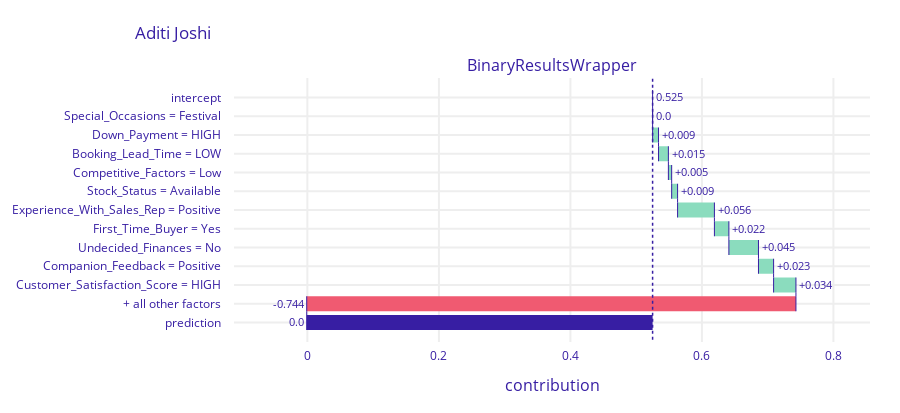
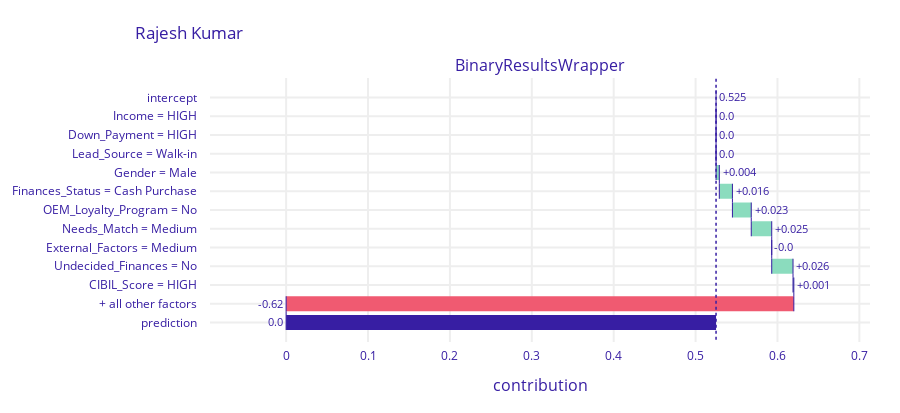
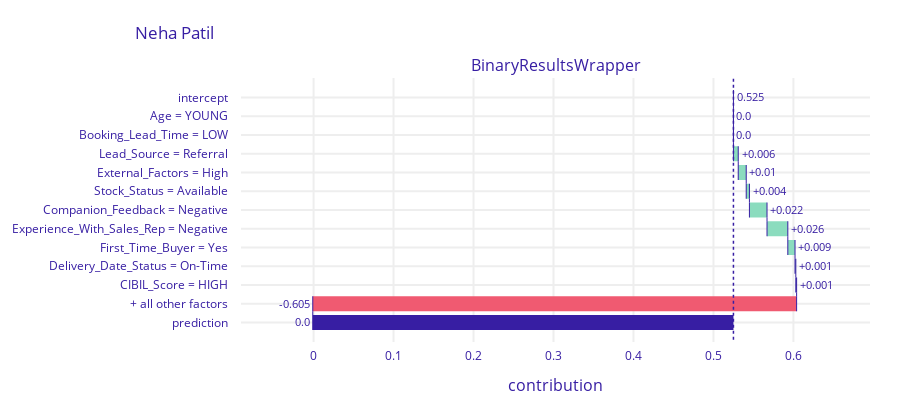
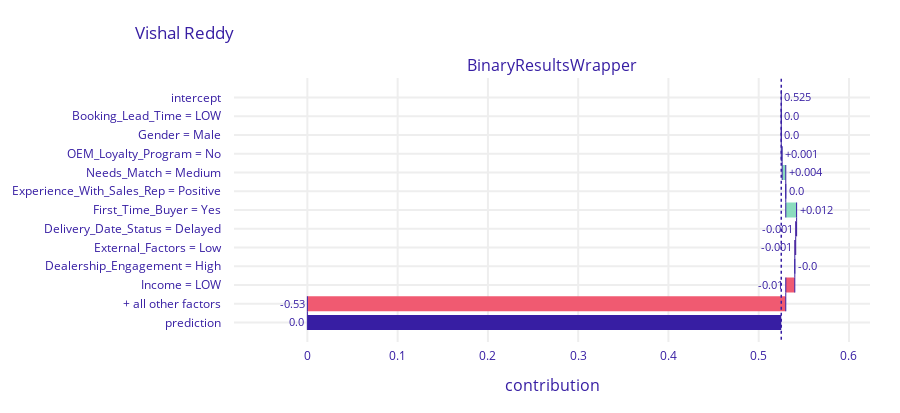

Notebook source saved alongside these figures, in order:
### Code cell
import dalex as dx

X= new_df.drop('bciindex', axis=1)
y = new_df['bciindex']
df_index = pd.read_excel('BCI backup.xlsx', sheet_name='Dummy leads')
exp = dx.Explainer(fitted_model, X, y)

for i in range(len(X)):
    # Get feature importance
    breakdown = exp.predict_parts(X.iloc[i], type='break_down', label=X.index[0])
    breakdown.plot(title=df_index.iloc[i]['Customer name'])
# sh_mary = exp.predict_parts(X.iloc[1], type='shap', B=10, label=X.index[0])

### Figure 1 — Plotly figure (JSON) as saved in the notebook; plotly's stock layout.template omitted (floating-point values rounded to 4 significant figures)
{"data": [{"base": 0.525, "connector": {"line": {"color": "#371ea3", "dash": "solid", "width": 1}, "mode": "spanning"}, "decreasing": {"marker": {"color": "#f05a71"}}, "hoverinfo": "text+delta", "hoverlabel": {"bgcolor": "rgba(0,0,0,0.8)"}, "hovertext": ["Average response: 0.525<br>Prediction: 0.0", "Special_Occasions = Festival<br>decreases average response by", "Down_Payment = HIGH<br>increases average response by", "Booking_Lead_Time = LOW<br>increases average response by", "Competitive_Factors = Low<br>increases average response by", "Stock_Status = Available<br>increases average response by", "Experience_With_Sales_Rep = Positive<br>increases average response by", "First_Time_Buyer = Yes<br>increases average response by", "Undecided_Finances = No<br>increases average response by", "Companion_Feedback = Positive<br>increases average response by", "Customer_Satisfaction_Score = HIGH<br>increases average response by", "+ all other factors<br>decreases average response by", "Average response: 0.525<br>Prediction: 0.0"], "increasing": {"marker": {"color": "#8bdcbe"}}, "measure": ["relative", "relative", "relative", "relative", "relative", "relative", "relative", "relative", "relative", "relative", "relative", "relative", "total"], "orientation": "h", "showlegend": false, "text": ["0.525", "0.0", "+0.009", "+0.015", "+0.005", "+0.009", "+0.056", "+0.022", "+0.045", "+0.023", "+0.034", "-0.744", "0.0"], "textposition": "outside", "totals": {"marker": {"color": "#371ea3"}}, "type": "waterfall", "x": [0, 0, 0.009, 0.015, 0.005, 0.009, 0.056, 0.022, 0.045, 0.023, 0.034, -0.744, -0.525], "xaxis": "x", "y": ["intercept", "Special_Occasions = Festival", "Down_Payment = HIGH", "Booking_Lead_Time = LOW", "Competitive_Factors = Low", "Stock_Status = Available", "Experience_With_Sales_Rep = Positive", "First_Time_Buyer = Yes", "Undecided_Finances = No", "Companion_Feedback = Positive", "Customer_Satisfaction_Score = HIGH", "+ all other factors", "prediction"], "yaxis": "y"}], "layout": {"annotations": [{"font": {"size": 16}, "showarrow": false, "text": "BinaryResultsWrapper", "x": 0.5, "xanchor": "center", "xref": "paper", "y": 1, "yanchor": "bottom", "yref": "paper"}, {"font": {"size": 16}, "showarrow": false, "text": "contribution", "x": 0.5, "xanchor": "center", "xref": "paper", "y": 0, "yanchor": "top", "yref": "paper", "yshift": -30}], "font": {"color": "#371ea3"}, "height": 413, "margin": {"b": 71, "r": 30, "t": 78}, "shapes": [{"line": {"color": "#371ea3", "dash": "dot", "width": 1.5}, "type": "line", "x0": 0.525, "x1": 0.525, "xref": "x", "y0": -1, "y1": 13, "yref": "y"}], "title": {"text": "Aditi Joshi", "x": 0.15}, "xaxis": {"anchor": "y", "automargin": true, "domain": [0, 1], "fixedrange": true, "gridwidth": 2, "range": [-0.1116, 0.8556], "tickcolor": "white", "ticklen": 3, "ticks": "outside", "type": "linear", "zeroline": false}, "yaxis": {"anchor": "x", "automargin": true, "autorange": "reversed", "domain": [0, 1], "fixedrange": true, "gridwidth": 2, "tickcolor": "white", "ticklen": 10, "ticks": "outside", "type": "category"}}}

### Figure 2 — Plotly figure (JSON) as saved in the notebook; plotly's stock layout.template omitted (floating-point values rounded to 4 significant figures)
{"data": [{"base": 0.525, "connector": {"line": {"color": "#371ea3", "dash": "solid", "width": 1}, "mode": "spanning"}, "decreasing": {"marker": {"color": "#f05a71"}}, "hoverinfo": "text+delta", "hoverlabel": {"bgcolor": "rgba(0,0,0,0.8)"}, "hovertext": ["Average response: 0.525<br>Prediction: 0.0", "Income = HIGH<br>decreases average response by", "Down_Payment = HIGH<br>decreases average response by", "Lead_Source = Walk-in<br>decreases average response by", "Gender = Male<br>increases average response by", "Finances_Status = Cash Purchase<br>increases average response by", "OEM_Loyalty_Program = No<br>increases average response by", "Needs_Match = Medium<br>increases average response by", "External_Factors = Medium<br>decreases average response by", "Undecided_Finances = No<br>increases average response by", "CIBIL_Score = HIGH<br>increases average response by", "+ all other factors<br>decreases average response by", "Average response: 0.525<br>Prediction: 0.0"], "increasing": {"marker": {"color": "#8bdcbe"}}, "measure": ["relative", "relative", "relative", "relative", "relative", "relative", "relative", "relative", "relative", "relative", "relative", "relative", "total"], "orientation": "h", "showlegend": false, "text": ["0.525", "0.0", "0.0", "0.0", "+0.004", "+0.016", "+0.023", "+0.025", "-0.0", "+0.026", "+0.001", "-0.62", "0.0"], "textposition": "outside", "totals": {"marker": {"color": "#371ea3"}}, "type": "waterfall", "x": [0, 0, 0, 0, 0.004, 0.016, 0.023, 0.025, 0, 0.026, 0.001, -0.62, -0.525], "xaxis": "x", "y": ["intercept", "Income = HIGH", "Down_Payment = HIGH", "Lead_Source = Walk-in", "Gender = Male", "Finances_Status = Cash Purchase", "OEM_Loyalty_Program = No", "Needs_Match = Medium", "External_Factors = Medium", "Undecided_Finances = No", "CIBIL_Score = HIGH", "+ all other factors", "prediction"], "yaxis": "y"}], "layout": {"annotations": [{"font": {"size": 16}, "showarrow": false, "text": "BinaryResultsWrapper", "x": 0.5, "xanchor": "center", "xref": "paper", "y": 1, "yanchor": "bottom", "yref": "paper"}, {"font": {"size": 16}, "showarrow": false, "text": "contribution", "x": 0.5, "xanchor": "center", "xref": "paper", "y": 0, "yanchor": "top", "yref": "paper", "yshift": -30}], "font": {"color": "#371ea3"}, "height": 413, "margin": {"b": 71, "r": 30, "t": 78}, "shapes": [{"line": {"color": "#371ea3", "dash": "dot", "width": 1.5}, "type": "line", "x0": 0.525, "x1": 0.525, "xref": "x", "y0": -1, "y1": 13, "yref": "y"}], "title": {"text": "Rajesh Kumar", "x": 0.15}, "xaxis": {"anchor": "y", "automargin": true, "domain": [0, 1], "fixedrange": true, "gridwidth": 2, "range": [-0.093, 0.713], "tickcolor": "white", "ticklen": 3, "ticks": "outside", "type": "linear", "zeroline": false}, "yaxis": {"anchor": "x", "automargin": true, "autorange": "reversed", "domain": [0, 1], "fixedrange": true, "gridwidth": 2, "tickcolor": "white", "ticklen": 10, "ticks": "outside", "type": "category"}}}

### Figure 3 — Plotly figure (JSON) as saved in the notebook; plotly's stock layout.template omitted (floating-point values rounded to 4 significant figures)
{"data": [{"base": 0.525, "connector": {"line": {"color": "#371ea3", "dash": "solid", "width": 1}, "mode": "spanning"}, "decreasing": {"marker": {"color": "#f05a71"}}, "hoverinfo": "text+delta", "hoverlabel": {"bgcolor": "rgba(0,0,0,0.8)"}, "hovertext": ["Average response: 0.525<br>Prediction: 0.0", "Age = YOUNG<br>decreases average response by", "Booking_Lead_Time = LOW<br>decreases average response by", "Lead_Source = Referral<br>increases average response by", "External_Factors = High<br>increases average response by", "Stock_Status = Available<br>increases average response by", "Companion_Feedback = Negative<br>increases average response by", "Experience_With_Sales_Rep = Negative<br>increases average response by", "First_Time_Buyer = Yes<br>increases average response by", "Delivery_Date_Status = On-Time<br>increases average response by", "CIBIL_Score = HIGH<br>increases average response by", "+ all other factors<br>decreases average response by", "Average response: 0.525<br>Prediction: 0.0"], "increasing": {"marker": {"color": "#8bdcbe"}}, "measure": ["relative", "relative", "relative", "relative", "relative", "relative", "relative", "relative", "relative", "relative", "relative", "relative", "total"], "orientation": "h", "showlegend": false, "text": ["0.525", "0.0", "0.0", "+0.006", "+0.01", "+0.004", "+0.022", "+0.026", "+0.009", "+0.001", "+0.001", "-0.605", "0.0"], "textposition": "outside", "totals": {"marker": {"color": "#371ea3"}}, "type": "waterfall", "x": [0, 0, 0, 0.006, 0.01, 0.004, 0.022, 0.026, 0.009, 0.001, 0.001, -0.605, -0.525], "xaxis": "x", "y": ["intercept", "Age = YOUNG", "Booking_Lead_Time = LOW", "Lead_Source = Referral", "External_Factors = High", "Stock_Status = Available", "Companion_Feedback = Negative", "Experience_With_Sales_Rep = Negative", "First_Time_Buyer = Yes", "Delivery_Date_Status = On-Time", "CIBIL_Score = HIGH", "+ all other factors", "prediction"], "yaxis": "y"}], "layout": {"annotations": [{"font": {"size": 16}, "showarrow": false, "text": "BinaryResultsWrapper", "x": 0.5, "xanchor": "center", "xref": "paper", "y": 1, "yanchor": "bottom", "yref": "paper"}, {"font": {"size": 16}, "showarrow": false, "text": "contribution", "x": 0.5, "xanchor": "center", "xref": "paper", "y": 0, "yanchor": "top", "yref": "paper", "yshift": -30}], "font": {"color": "#371ea3"}, "height": 413, "margin": {"b": 71, "r": 30, "t": 78}, "shapes": [{"line": {"color": "#371ea3", "dash": "dot", "width": 1.5}, "type": "line", "x0": 0.525, "x1": 0.525, "xref": "x", "y0": -1, "y1": 13, "yref": "y"}], "title": {"text": "Neha Patil", "x": 0.15}, "xaxis": {"anchor": "y", "automargin": true, "domain": [0, 1], "fixedrange": true, "gridwidth": 2, "range": [-0.09075, 0.6957], "tickcolor": "white", "ticklen": 3, "ticks": "outside", "type": "linear", "zeroline": false}, "yaxis": {"anchor": "x", "automargin": true, "autorange": "reversed", "domain": [0, 1], "fixedrange": true, "gridwidth": 2, "tickcolor": "white", "ticklen": 10, "ticks": "outside", "type": "category"}}}

### Figure 4 — Plotly figure (JSON) as saved in the notebook; plotly's stock layout.template omitted (floating-point values rounded to 4 significant figures)
{"data": [{"base": 0.525, "connector": {"line": {"color": "#371ea3", "dash": "solid", "width": 1}, "mode": "spanning"}, "decreasing": {"marker": {"color": "#f05a71"}}, "hoverinfo": "text+delta", "hoverlabel": {"bgcolor": "rgba(0,0,0,0.8)"}, "hovertext": ["Average response: 0.525<br>Prediction: 0.0", "Booking_Lead_Time = LOW<br>decreases average response by", "Gender = Male<br>decreases average response by", "OEM_Loyalty_Program = No<br>increases average response by", "Needs_Match = Medium<br>increases average response by", "Experience_With_Sales_Rep = Positive<br>decreases average response by", "First_Time_Buyer = Yes<br>increases average response by", "Delivery_Date_Status = Delayed<br>decreases average response by", "External_Factors = Low<br>decreases average response by", "Dealership_Engagement = High<br>decreases average response by", "Income = LOW<br>decreases average response by", "+ all other factors<br>decreases average response by", "Average response: 0.525<br>Prediction: 0.0"], "increasing": {"marker": {"color": "#8bdcbe"}}, "measure": ["relative", "relative", "relative", "relative", "relative", "relative", "relative", "relative", "relative", "relative", "relative", "relative", "total"], "orientation": "h", "showlegend": false, "text": ["0.525", "0.0", "0.0", "+0.001", "+0.004", "0.0", "+0.012", "-0.001", "-0.001", "-0.0", "-0.01", "-0.53", "0.0"], "textposition": "outside", "totals": {"marker": {"color": "#371ea3"}}, "type": "waterfall", "x": [0, 0, 0, 0.001, 0.004, 0, 0.012, -0.001, -0.001, 0, -0.01, -0.53, -0.525], "xaxis": "x", "y": ["intercept", "Booking_Lead_Time = LOW", "Gender = Male", "OEM_Loyalty_Program = No", "Needs_Match = Medium", "Experience_With_Sales_Rep = Positive", "First_Time_Buyer = Yes", "Delivery_Date_Status = Delayed", "External_Factors = Low", "Dealership_Engagement = High", "Income = LOW", "+ all other factors", "prediction"], "yaxis": "y"}], "layout": {"annotations": [{"font": {"size": 16}, "showarrow": false, "text": "BinaryResultsWrapper", "x": 0.5, "xanchor": "center", "xref": "paper", "y": 1, "yanchor": "bottom", "yref": "paper"}, {"font": {"size": 16}, "showarrow": false, "text": "contribution", "x": 0.5, "xanchor": "center", "xref": "paper", "y": 0, "yanchor": "top", "yref": "paper", "yshift": -30}], "font": {"color": "#371ea3"}, "height": 413, "margin": {"b": 71, "r": 30, "t": 78}, "shapes": [{"line": {"color": "#371ea3", "dash": "dot", "width": 1.5}, "type": "line", "x0": 0.525, "x1": 0.525, "xref": "x", "y0": -1, "y1": 13, "yref": "y"}], "title": {"text": "Vishal Reddy", "x": 0.15}, "xaxis": {"anchor": "y", "automargin": true, "domain": [0, 1], "fixedrange": true, "gridwidth": 2, "range": [-0.0813, 0.6233], "tickcolor": "white", "ticklen": 3, "ticks": "outside", "type": "linear", "zeroline": false}, "yaxis": {"anchor": "x", "automargin": true, "autorange": "reversed", "domain": [0, 1], "fixedrange": true, "gridwidth": 2, "tickcolor": "white", "ticklen": 10, "ticks": "outside", "type": "category"}}}
